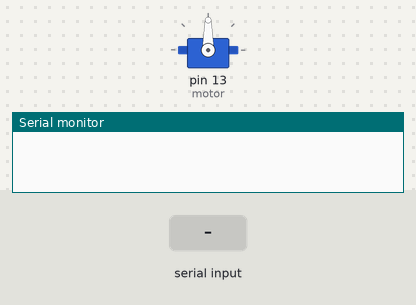
Bench run of a sketch on a simulated Arduino Uno, built with avr-gcc and run on an emulated ATmega328P. Parts: servo, the last lines printed to the serial monitor. The inputs (shaded band) are chosen by the test bench.

Above: at 2.2 s.
2.3 s: "90,45\n" received over Serial
At 4.5 s:
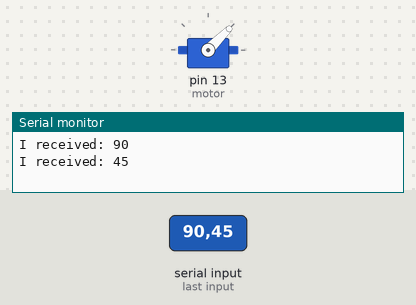
4.8 s: "30,150\n" received over Serial
At 6.4 s:
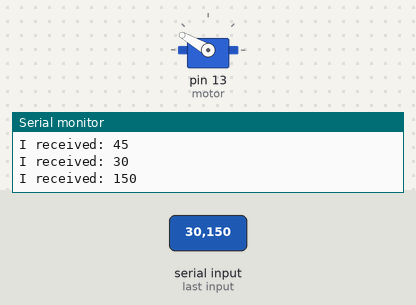
7.3 s: "5\n" received over Serial
At 8.5 s:
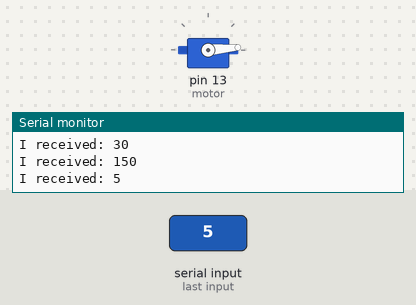
8.8 s: "90\n" received over Serial
At 9.9 s:
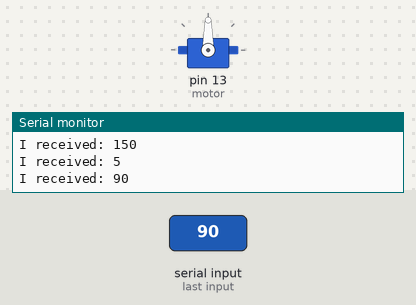
Timing chart, 0 to 11.3 s (numbered marks = the images above; inputs shaded):
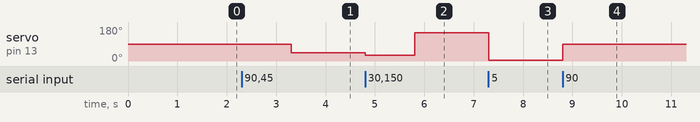

The sketch:

sketch_sep28a.ino
```cpp
#include<Servo.h>

Servo motor;
int position;
int incomingByte;
int value;

void setup()
{
  Serial.begin(9600);
  delay(1000);
  pinMode(13, OUTPUT);
  motor.attach(13);
}

void loop()
{
    if (Serial.available() > 0)
    {
      incomingByte = Serial.parseInt();

      if(incomingByte > 0)
        {
          value = incomingByte;
          if(value >= 0 && value <= 180)
          {
            motor.write(value);
          }
          Serial.print("I received: ");
          Serial.println(value, DEC);
          delay(1000);
        }
    }
}
```

Measured:
- after the input at 2.3 s, servo on pin 13 (motor): 90° → 45° after 1.0 s
- after the input at 4.8 s, servo on pin 13 (motor): 45° → 30° at once, → 150° 1.0 s later
- after the input at 7.3 s, servo on pin 13 (motor): 150° → 5° at once
- after the input at 8.8 s, servo on pin 13 (motor): 5° → 90° at once
